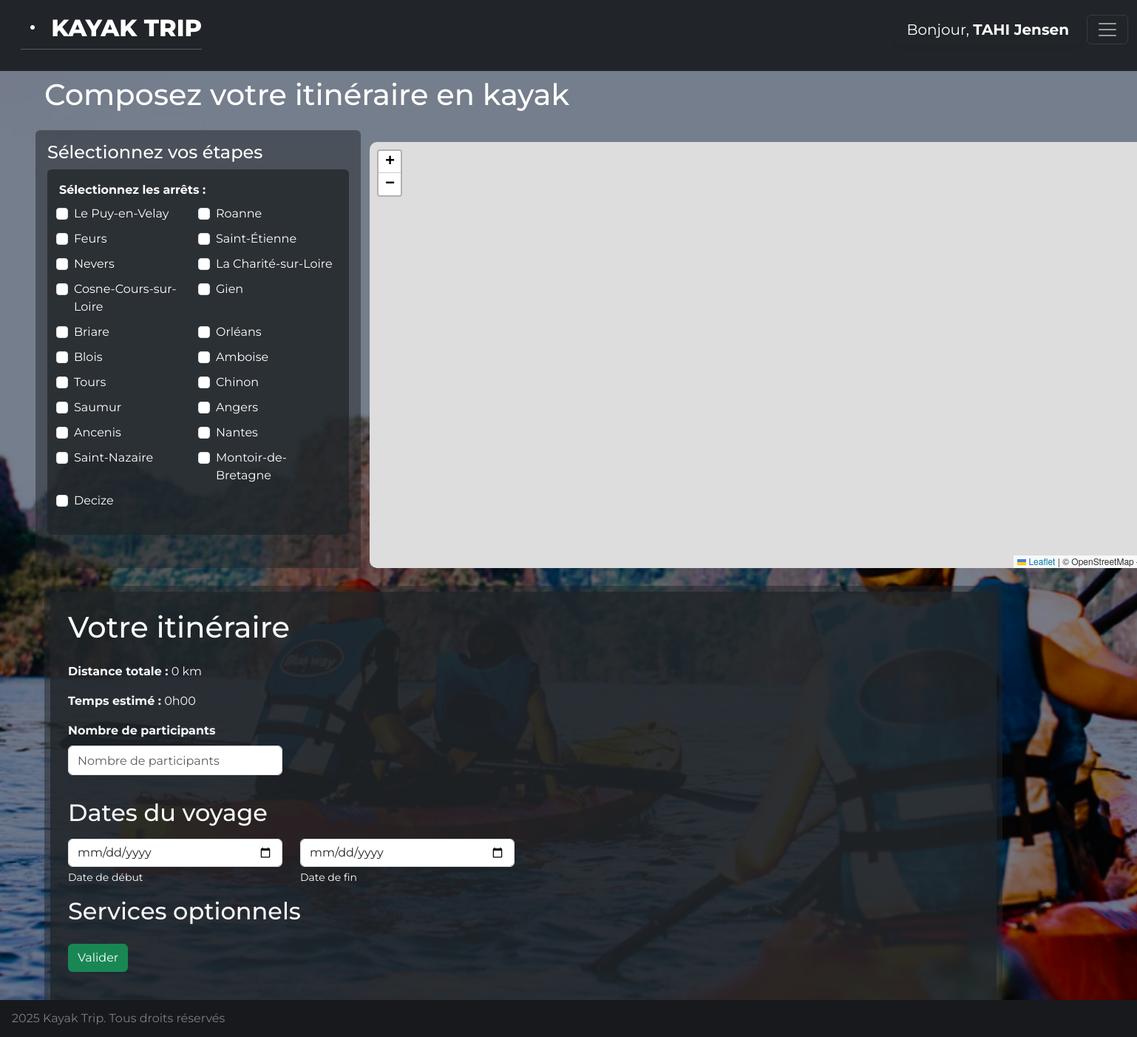
/build.php (signed in), run on the app's committed database.
### tables this page shows
CREATE TABLE `users` (
  `id` int(11) NOT NULL,
  `email` varchar(255) NOT NULL,
  `password` varchar(255) NOT NULL,
  `first_name` varchar(100) DEFAULT NULL,
  `last_name` varchar(100) DEFAULT NULL,
  `phone` varchar(10) DEFAULT NULL,
  `created_at` datetime NOT NULL DEFAULT current_timestamp(),
  `is_admin` tinyint(1) NOT NULL DEFAULT 0,
  `is_online` tinyint(1) NOT NULL DEFAULT 0
);

CREATE TABLE `stops` (
  `id` int(11) NOT NULL,
  `name` varchar(255) NOT NULL,
  `description` text DEFAULT NULL,
  `latitude` double DEFAULT NULL,
  `longitude` double DEFAULT NULL
);

### includes/functions/db/get.php (called while the page is built, shortened)
<?php
function getDisplayableUserInfo(PDO $pdo, int $userId) : array | bool {
    $r = $pdo->query("SELECT first_name, last_name, phone, email FROM users WHERE id = $userId");
    return $r->fetch(PDO::FETCH_ASSOC);
}
function getAllStops(PDO $pdo) : array | bool {
    $r = $pdo->query("SELECT id, name, description, latitude, longitude FROM stops");
    return $r->fetchAll(PDO::FETCH_ASSOC);
}
?>

### build.php (the view, shortened to what this page needs)
<?php
include_once 'includes/config/config.php';
include_once 'includes/templates/header.php';
if (isset($_SESSION['user_id'])) {
    $userId = $_SESSION['user_id'];
    $userInfo = getDisplayableUserInfo($pdo, $userId);
} else {
    $userId = null;
}
$isConnected = !is_null($userId);
$stops = getAllStops($pdo);
?>
<link rel="stylesheet" href="/src/css/build.css">
<link rel="stylesheet" href="https://unpkg.com/leaflet@1.9.4/dist/leaflet.css"/>
<nav class="navbar navbar-dark bg-dark fixed-top" style="height: 6rem;">
    <div class="container-fluid">
        <a class="navbar-brand ms-3 fs-2 title" href="/"><i class="bi bi-dot"></i> KAYAK TRIP<hr class="mt-1"/></a>
        <div class="ms-auto mb-3 me-2">
            <?php if ($isConnected): ?>
                <p class="text-white px-3 py-2 rounded fs-5 my-0 shadow-sm">
                    Bonjour, <span class="fw-bold"><?= strtoupper($userInfo['last_name']) . " " . $userInfo['first_name'] ?></span>
                </p>
            <?php else: ?>
                <a href="login.php" class="btn btn-warning text-white fs-5 fw-bold">
                    Se connecter
                </a>
            <?php endif; ?>
        </div>
        <button class="navbar-toggler mb-3" type="button" data-bs-toggle="offcanvas" data-bs-target="#offcanvasDarkNavbar" aria-controls="offcanvasDarkNavbar" aria-label="Toggle navigation">
            <span class="navbar-toggler-icon"></span>
        </button>
    </div>
</nav>
<div id="main" class="container pb-4 mx-5">
    <h1 class="mt-2 mb-4">Composez votre itinéraire en kayak</h1>
    <div class="row mb-4">
        <div class="col-md-4 steps-list bg-dark bg-opacity-50 p-3 rounded">
            <h4>Sélectionnez vos étapes</h4>
            <form id="route-form" class="p-3 rounded bg-dark bg-opacity-75">
                <div class="mb-3">
                    <label class="form-label fw-bold">Sélectionnez les arrêts :</label>
                    <div class="row row-cols-1 row-cols-md-2 g-2">
                        <?php foreach ($stops as $stop): ?>
                            <div class="form-check col">
                                <input class="form-check-input" type="checkbox" name="stops[]"
                                    value="<?= htmlspecialchars($stop['id']) ?>"
                                    id="stop-<?= htmlspecialchars($stop['id']) ?>"
                                    data-lat="<?= htmlspecialchars($stop['latitude']) ?>"
                                    data-lng="<?= htmlspecialchars($stop['longitude']) ?>"
                                    data-name="<?= $stop['name'] ?>">
                                <label class="form-check-label" for="stop-<?= htmlspecialchars($stop['id']) ?>">
                                    <?= htmlspecialchars($stop['name']) ?>
                                </label>
                            </div>
                        <?php endforeach; ?>
                    </div>
                </div>
            </form>
        </div>
        <div class="col-md-8">
            <div id="map">
            </div>
        </div>
    </div>
    <div class="container bg-dark bg-opacity-50 rounded p-2">
        <div id="route" class="container bg-dark bg-opacity-75 rounded p-4 text-light">
            <h1 >Votre itinéraire</h1>
            <div id="route-details" class="mb-3">
                <p><strong>Distance totale :</strong> <span id="total-distance">0 km</span></p>
                <p><strong>Temps estimé :</strong> <span id="estimated-time">0h00</span></p>
            </div>
            <div id="params" class="mb-3">
                <form id="build-form">
                    <div class="row pb-3">
                        <div class="col-3 mb-3">
                            <label for="person-count" class="form-label fw-bold">Nombre de participants</label>
                            <input id="person-count" type="number" class="form-control pt-2" placeholder="Nombre de participants" required>
                        </div>
                    </div>
                    <div class="row pb-3">
                        <h2 class="pb-2">Dates du voyage</h2>
                        <div class="col-3">
                            <input type="date" id="travel-start" class="form-control" required>
                            <div id="travel-start-label" class="form-text text-white">Date de début</div>
                        </div>
                        <div class="col-3">
                            <input type="date" id="travel-end" class="form-control" required>
                            <div id="travel-end-label" class="form-text text-white">Date de fin</div>
                        </div>
                    </div>
                    <div id="services-region" class="row pb-2">
                        <h2>Services optionnels</h2>
                    </div>
                    <div class="row pb-3">
                        <div class="d-flex gap-2 mt-2">
                            <button id="finalize-route" type="submit" class="btn btn-success">Valider</button>
                        </div>
                    </div>
                </form>
            </div>
        </div>
    </div>
</div>
<?php
if (isset($_SESSION['event'])) {
    if ($_SESSION['event'] === 'logout') {
        displayToast("logoutToast", "danger", "Déconnexion", "Maintenant", "Déconnexion réussie.");
    } else if ($_SESSION['event'] === 'login') {
        displayToast("loginToast", "success", "Connexion", "Maintenant", "Vous êtes maintenant connecté.");
    }
}
?>
<?php include_once "includes/templates/footer.php"; ?>

### src/css/build.css (style rules this page uses)
body, html { height: 100%; margin: 0; background: url('/src/img/photo_kayak.png') no-repeat center center fixed; background-size: cover; font-family: 'Montserrat', sans-serif; }
#main { min-height: 100vh; padding-top: 6rem; color: white; }
.navbar { background-color: #000000; backdrop-filter: blur(55%); }
.navbar .navbar-brand, .navbar .nav-link { color: white !important; }
.title { font-weight: 800; }
#map { margin-top: 1rem; height: 36rem; width: 68rem; border-radius: 10px; }

### data on the page
users: last_name "TAHI", first_name "Jensen"
stops: name "Le Puy-en-Velay"
stops: name "Roanne"
stops: name "Feurs"
stops: name "Saint-Étienne"
stops: name "Nevers"
stops: name "La Charité-sur-Loire"
stops: name "Cosne-Cours-sur-Loire"
stops: name "Gien"
stops: name "Briare"
stops: name "Orléans"
stops: name "Blois"
stops: name "Amboise"
stops: name "Tours"
stops: name "Chinon"
stops: name "Saumur"
stops: name "Angers"
stops: name "Ancenis"
stops: name "Nantes"
stops: name "Saint-Nazaire"
stops: name "Montoir-de-Bretagne"
stops: name "Decize"
